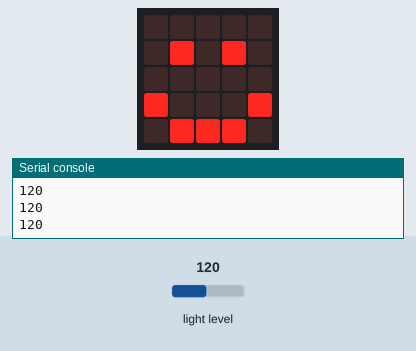
Recording of a program running on a simulated BBC micro:bit running MicroPython. Parts: the board's 5×5 LED display, the last lines printed to the serial console. The inputs (shaded band) are chosen by the test bench; at power-on: light level 120.

Above: at 1.2 s.
1.3 s: light level set to 53
2.8 s: light level set to 48
At 3.8 s:
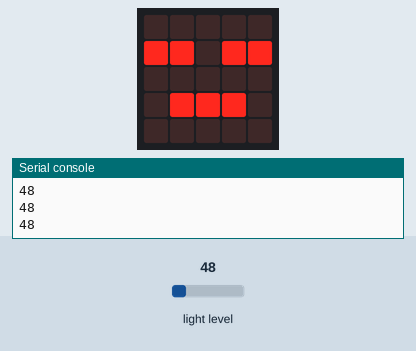
4.3 s: light level set to 250
At 4.8 s:
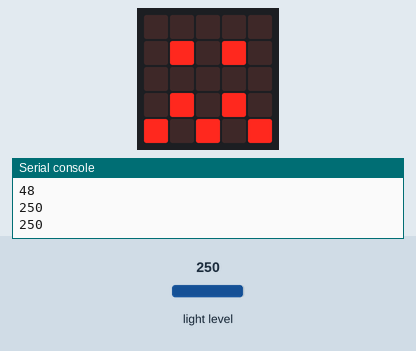
5.9 s: light level set to 204
7.4 s: light level set to 196
At 7.8 s:
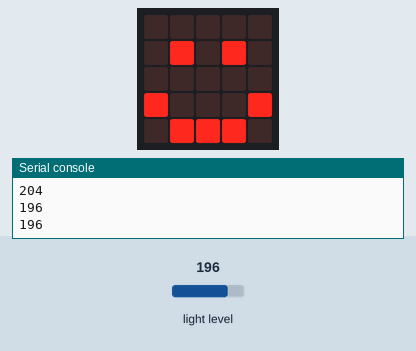
9.0 s: light level set to 5
At 10.1 s:
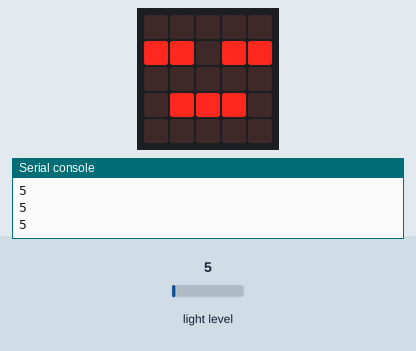
Timing chart, 0 to 11.6 s (numbered marks = the images above; inputs shaded):
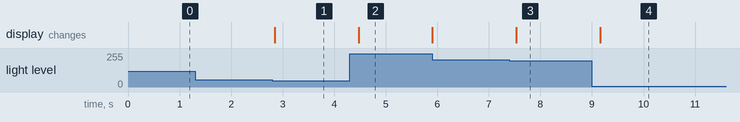

Measured:
- the behaviour switches between 51 and 50 on light level (found by bisection; images 0 and 1)
- the behaviour switches between 200 and 199 on light level (found by bisection; images 2 and 3)
- after the input at 2.8 s, the display: changes after 0.05 s (image 1)
- after the input at 4.3 s, the display: changes after 0.18 s (image 2)
- after the input at 7.4 s, the display: changes after 0.13 s (image 3)
- after the input at 9.0 s, the display: changes after 0.16 s (image 4)

The program:

Luminosity_Fr_En.py
```python
# Created by Gabypotter08, the 10/02/2025 in Python 3.7
# Coding utf-8

from microbit import *

while True:
    luminosite = display.read_light_level()
    print(luminosite)
    if luminosite <= 50 :
        display.show(Image.ASLEEP)
    elif luminosite < 200 :
        display.show(Image.HAPPY)
    else:
        display.show(Image.CONFUSED)

    sleep(200)
    display.clear()
```
